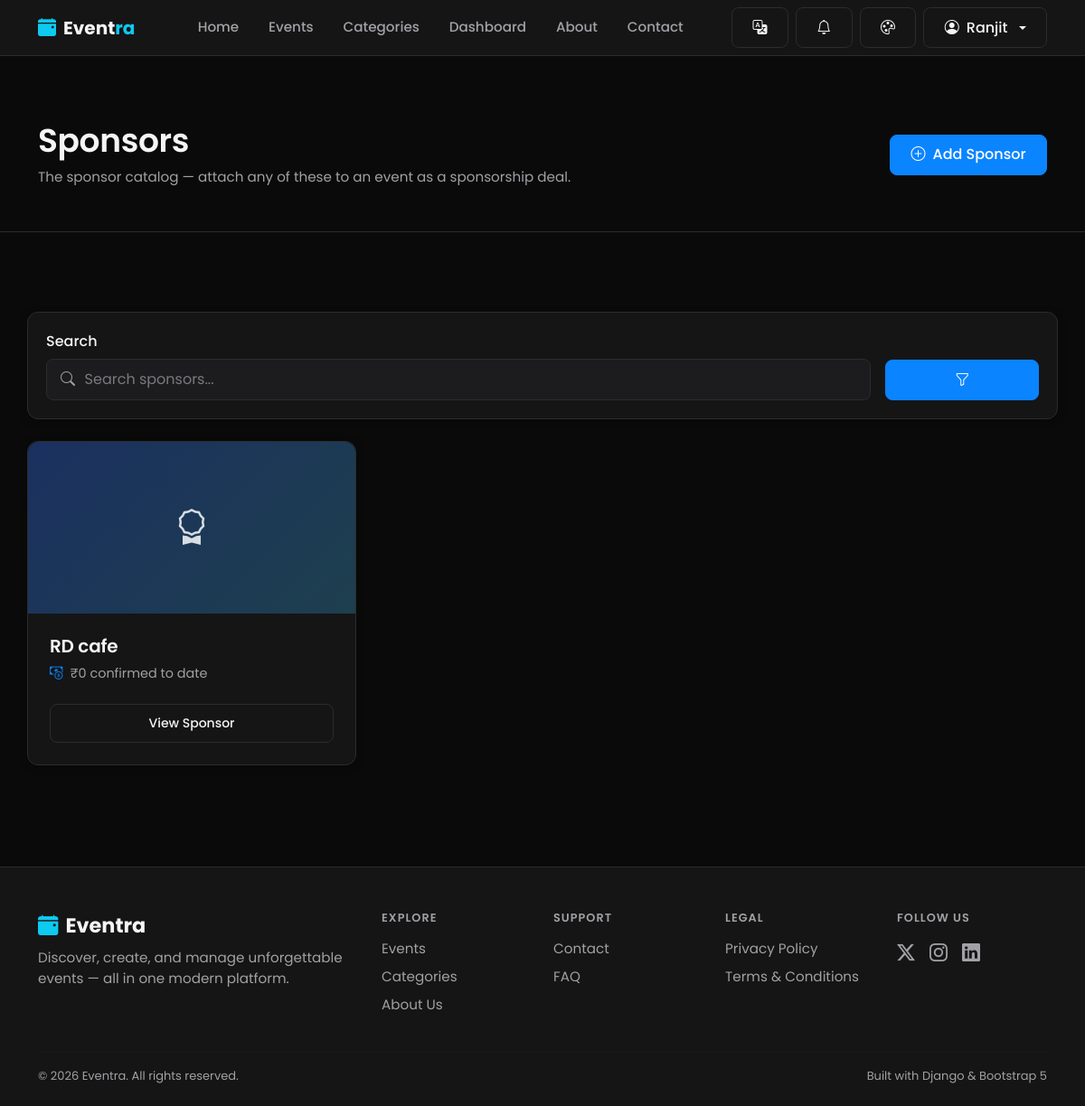
The page /sponsors/ (signed in) on the database its author committed.
### users/models.py (models this page shows, shortened)
class User(AbstractUser):
    SUPER_ADMIN = 'super_admin'
    ORGANIZER = 'organizer'
    STAFF = 'staff'
    VENDOR = 'vendor'
    VOLUNTEER = 'volunteer'
    PARTICIPANT = 'participant'
    ROLE_CHOICES = (
        (SUPER_ADMIN, 'Super Admin'),
        (ORGANIZER, 'Organizer'),
        (STAFF, 'Staff'),
        (VENDOR, 'Vendor'),
        (VOLUNTEER, 'Volunteer'),
        (PARTICIPANT, 'Participant'),
    )
    SELF_SERVICE_ROLES = (ORGANIZER, VENDOR, VOLUNTEER, PARTICIPANT)
    role = models.CharField(
        max_length=20,
        choices=ROLE_CHOICES,
        default=PARTICIPANT,
        help_text="Determines which dashboard and permissions the user gets.",
    )
    phone_number = models.CharField(max_length=15, blank=True)
    bio = models.TextField(max_length=300, blank=True)
    profile_image = models.ImageField(upload_to='profile_images/', blank=True, null=True)
    is_organizer = models.BooleanField(
        default=False,
        help_text="Organizers can create and manage events. Kept for backward "
                   "compatibility; automatically kept in sync with `role`."
    )
    created_at = models.DateTimeField(auto_now_add=True)
    @property
    def is_super_admin(self):
        return self.role == self.SUPER_ADMIN or self.is_superuser

### sponsors/models.py (models this page shows, shortened)
class Sponsor(models.Model):
    company_name = models.CharField(max_length=200)
    slug = models.SlugField(max_length=220, unique=True, blank=True)
    logo = models.ImageField(upload_to='sponsor_logos/', blank=True, null=True)
    website = models.URLField(blank=True)
    contact_person = models.CharField(max_length=150, blank=True)
    email = models.EmailField(blank=True)
    phone_number = models.CharField(max_length=15, blank=True)
    description = models.TextField(blank=True)
    is_active = models.BooleanField(
        default=True,
        help_text="Inactive sponsors are hidden from the picker when attaching a new sponsorship."
    )
    created_by = models.ForeignKey(
        settings.AUTH_USER_MODEL, on_delete=models.SET_NULL, null=True, blank=True,
        related_name='sponsors_created'
    )
    created_at = models.DateTimeField(auto_now_add=True)
    updated_at = models.DateTimeField(auto_now=True)
    class Meta:
        ordering = ['company_name']
    def get_absolute_url(self):
        return reverse('sponsors:sponsor_detail', kwargs={'slug': self.slug})
    @property
    def total_confirmed_amount(self):
        total = self.sponsorships.filter(
            status__in=EventSponsorship.CONFIRMED_STATUSES
        ).aggregate(models.Sum('amount'))['amount__sum']
        return total or 0

### sponsors/views.py (the view)
# urls.py: path('', views.sponsor_list, name='sponsor_list'),
@login_required
def sponsor_list(request):
    if not _can_browse_catalog(request.user):
        messages.error(request, "You don't have permission to view the sponsor catalog.")
        return redirect('dashboard:dashboard')
    sponsors = Sponsor.objects.all()
    can_manage_catalog = request.user.is_superuser or request.user.role in SPONSOR_CATALOG_ROLES
    if not can_manage_catalog:
        sponsors = sponsors.filter(is_active=True)
    query = request.GET.get('q', '').strip()
    if query:
        sponsors = sponsors.filter(
            Q(company_name__icontains=query) | Q(description__icontains=query)
        )
    paginator = Paginator(sponsors, 9)
    page_obj = paginator.get_page(request.GET.get('page'))
    context = {
        'page_obj': page_obj,
        'query': query,
        'can_manage_catalog': can_manage_catalog,
    }
    return render(request, 'sponsors/sponsor_list.html', context)

### currency/context_processors.py (called while the page is built)
def active_currency(request):
    return {
        'active_currency': get_active_currency(request),
        'available_currencies': Currency.objects.all(),
    }

### currency/models.py (called while the page is built)
    @classmethod
    def get_base(cls):
        return cls.objects.filter(is_base=True).first()

### currency/utils.py (called while the page is built)
def get_active_currency(request):
    code = request.session.get(SESSION_KEY)
    if code:
        currency = Currency.objects.filter(code=code).first()
        if currency:
            return currency
    base = Currency.get_base()
    if base:
        return base
    return Currency(code='INR', name='Indian Rupee', symbol='₹', rate_to_base=1, is_base=True)

### sponsors/views.py (called while the page is built)
def _can_browse_catalog(user):
    return user.is_authenticated and (user.is_superuser or user.can_manage_events)

### workflow/context_processors.py (called while the page is built)
def notifications(request):
    if not getattr(request, 'user', None) or not request.user.is_authenticated:
        return {}
    user_notifications = Notification.objects.filter(user=request.user)
    return {
        'nav_notifications': user_notifications[:6],
        'nav_unread_count': user_notifications.filter(is_read=False).count(),
    }

### templates/sponsors/sponsor_list.html (shortened to what this page needs)
{% extends 'base.html' %}
{% block content %}
<div class="page-hero">
  <div class="container d-flex justify-content-between align-items-center flex-wrap gap-3">
    <div>
      <h1>Sponsors</h1>
      <p class="text-muted-custom mb-0">The sponsor catalog — attach any of these to an event as a sponsorship deal.</p>
    </div>
    {% if can_manage_catalog %}
    <a href="{% url 'sponsors:sponsor_create' %}" class="btn btn-primary"><i class="bi bi-plus-circle me-2"></i>Add Sponsor</a>
    {% endif %}
  </div>
</div>
<div class="container section-sm">
  <div class="glass-card filter-bar mb-4">
    <form method="get" class="row g-3 align-items-end">
      <div class="col-md-10">
        <label class="form-label">Search</label>
        <div class="input-icon-group">
          <i class="bi bi-search form-icon"></i>
          <input type="text" name="q" value="{{ query }}" class="form-control" placeholder="Search sponsors...">
        </div>
      </div>
      <div class="col-md-2">
        <button type="submit" class="btn btn-primary w-100" title="Search"><i class="bi bi-funnel"></i></button>
      </div>
    </form>
  </div>
  <div class="row g-4">
    {% for sponsor in page_obj %}
    <div class="col-md-6 col-lg-4">
      <div class="glass-card event-card h-100 d-flex flex-column fade-in-up">
        {% if sponsor.logo %}
          <img src="{{ sponsor.logo.url }}" class="event-card-image" alt="{{ sponsor.company_name }}">
        {% else %}
          <div class="event-card-placeholder"><i class="bi bi-award"></i></div>
        {% endif %}
        <div class="event-card-body d-flex flex-column flex-grow-1">
          <h5 class="mb-2"><a href="{{ sponsor.get_absolute_url }}" class="text-reset">{{ sponsor.company_name }}</a></h5>
          <div class="event-meta"><i class="bi bi-cash-coin"></i> ₹{{ sponsor.total_confirmed_amount }} confirmed to date</div>
          <div class="mt-auto pt-3">
            <a href="{{ sponsor.get_absolute_url }}" class="btn btn-sm btn-outline-light w-100">View Sponsor</a>
          </div>
        </div>
      </div>
    </div>
    {% endfor %}
  </div>
</div>
{% endblock %}

### templates/includes/navbar.html (shortened to what this page needs)
{% load static i18n %}
<nav class="navbar navbar-expand-lg site-navbar sticky-top">
  <div class="container">
    <a class="navbar-brand fw-bold d-flex align-items-center gap-2" href="{% url 'pages:home' %}">
      <i class="bi bi-calendar-event-fill text-info"></i>
      <span>Event<span class="text-info">ra</span></span>
    </a>
    <div class="collapse navbar-collapse" id="mainNavbar">
      <ul class="navbar-nav mx-auto mb-2 mb-lg-0 gap-lg-1">
        <li class="nav-item"><a class="nav-link {% if request.resolver_match.view_name == 'pages:home' %}active{% endif %}" href="{% url 'pages:home' %}">{% trans "Home" %}</a></li>
        <li class="nav-item"><a class="nav-link" href="{% url 'events:event_list' %}">{% trans "Events" %}</a></li>
        <li class="nav-item"><a class="nav-link" href="{% url 'categories:category_list' %}">{% trans "Categories" %}</a></li>
        {% if user.is_authenticated %}
        <li class="nav-item"><a class="nav-link" href="{% url 'dashboard:dashboard' %}">{% trans "Dashboard" %}</a></li>
        {% endif %}
        <li class="nav-item"><a class="nav-link" href="{% url 'pages:about' %}">{% trans "About" %}</a></li>
        <li class="nav-item"><a class="nav-link" href="{% url 'pages:contact' %}">{% trans "Contact" %}</a></li>
      </ul>
      <div class="d-flex align-items-center gap-2">
        <div class="dropdown">
          <button class="btn btn-outline-light d-flex align-items-center gap-1" type="button" id="langSwitcherBtn" data-bs-toggle="dropdown" aria-expanded="false" title="{% trans 'Change language' %}">
            <i class="bi bi-translate"></i>
          </button>
        </div>
        {% if user.is_authenticated %}
        <div class="dropdown">
          <button class="btn btn-outline-light position-relative d-flex align-items-center" type="button" id="notifBellBtn" data-bs-toggle="dropdown" aria-expanded="false" title="Notifications">
            <i class="bi bi-bell"></i>
          </button>
        </div>
        {% endif %}
        <div class="dropdown">
          <button class="btn btn-outline-light d-flex align-items-center" type="button" id="themeSwitcherBtn" data-bs-toggle="dropdown" aria-expanded="false" title="Change theme">
            <i class="bi bi-palette"></i>
          </button>
        </div>
        {% if user.is_authenticated %}
          <div class="dropdown">
            <button class="btn btn-outline-light dropdown-toggle d-flex align-items-center gap-2" type="button" data-bs-toggle="dropdown" aria-expanded="false">
              <i class="bi bi-person-circle"></i> {{ user.first_name|default:user.username }}
            </button>
          </div>
        {% else %}
          <a href="{% url 'users:login' %}" class="btn btn-outline-light">{% trans "Login" %}</a>
          <a href="{% url 'users:signup' %}" class="btn btn-primary">{% trans "Sign Up" %}</a>
        {% endif %}
      </div>
    </div>
  </div>
</nav>

### static/css/style.css (style rules this page uses)
:root { --bg: #F7F7F8; --bg-elevated: #FFFFFF; --card: #FFFFFF; --card-hover: #F1F1F3; --input-bg: #FFFFFF; --input-bg-focus: #FFFFFF; --primary: #2563EB; --primary-hover: #1D4ED8; --secondary: #2563EB; --accent: #2563EB; --success: #16803C; --warning: #B7791F; --danger: #D92D20; --text: #111111; --text-muted: #6B6B6F; --text-faint: #8E8E93; --border: #E5E5E7; --radius: 12px; --radius-sm: 8px; --radius-lg: 16px; --shadow-soft: 0 8px 30px rgba(0, 0, 0, 0.06); --shadow-sm: 0 2px 10px rgba(0, 0, 0, 0.04); --space-1: 4px; --space-2: 8px; --space-3: 12px; --space-4: 16px; --space-5: 20px; --space-6: 24px; --space-8: 32px; --space-10: 40px; --space-12: 48px; --space-16: 64px; --fs-page-heading: 2.25rem; --fs-section-heading: 1.5rem; --fs-card-heading: 1.125rem; --fs-body: 0.95rem; --fs-secondary: 0.875rem; --fs-meta: 0.8125rem; }
* { box-sizing: border-box; }
html, body { height: 100%; }
body { background-color: var(--bg); color: var(--text); font-family: 'Poppins', -apple-system, BlinkMacSystemFont, 'Segoe UI', 'Helvetica Neue', Arial, sans-serif; min-height: 100vh; display: flex; flex-direction: column; transition: background-color 0.2s ease, color 0.2s ease; }
h1, h2, h3, h4, h5, h6 { font-weight: 600; letter-spacing: -0.01em; color: var(--text); }
h1 { font-size: var(--fs-page-heading); }
p, li { font-size: var(--fs-body); }
a { color: var(--primary); text-decoration: none; }
.text-muted-custom { color: var(--text-muted) !important; }
.section-sm { padding: 3rem 0; }
.page-hero { padding: 4.5rem 0 3rem; border-bottom: 1px solid var(--border); margin-bottom: 2.5rem; }
.page-hero h1 { font-size: 2.25rem; }
.glass-card { background: var(--card); border: 1px solid var(--border); border-radius: var(--radius); box-shadow: var(--shadow-sm); transition: transform 0.2s ease, box-shadow 0.2s ease, border-color 0.2s ease; }
.btn { border-radius: var(--radius-sm); font-weight: 500; padding: 0.6rem 1.4rem; transition: all 0.15s ease; }
.btn-primary { background: var(--primary); border: 1px solid var(--primary); box-shadow: none; }
.btn-outline-light { border-radius: var(--radius-sm); border-color: var(--border); color: var(--text); }
.site-navbar { background: var(--bg-elevated); border-bottom: 1px solid var(--border); transition: background-color 0.2s ease, border-color 0.2s ease; }
.site-navbar .navbar-brand, .site-navbar .navbar-brand span:not([class*="text-"]) { color: var(--text); }
.site-navbar .nav-link { color: var(--text-muted); font-weight: 500; padding: 0.55rem 0.9rem !important; }
.navbar-brand span { transition: color 0.2s ease; }
.nav-link { position: relative; }
.fade-in-up { animation: fadeInUp 0.5s ease both; }

### static/css/forms.css (style rules this page uses)
.form-control, .form-select { background-color: var(--input-bg); border: 1px solid var(--border); border-radius: var(--radius-sm); color: var(--text); padding: 0.65rem 1rem; }
.form-control::placeholder { color: var(--text-muted); opacity: .7; }
.form-label { font-weight: 500; margin-bottom: 0.4rem; color: var(--text); }
.input-icon-group { position: relative; }
.input-icon-group .form-icon { position: absolute; top: 50%; left: 1rem; transform: translateY(-50%); color: var(--text-muted); }
.input-icon-group .form-control { padding-left: 2.6rem; }

### static/css/events.css (style rules this page uses)
.event-card { overflow: hidden; }
.event-card-placeholder { height: 190px; width: 100%; border-radius: var(--radius) var(--radius) 0 0; background: linear-gradient(135deg, rgba(37, 99, 235, 0.35), rgba(56, 189, 248, 0.25)); display: flex; align-items: center; justify-content: center; font-size: 2.5rem; color: rgba(248, 250, 252, 0.85); }
.event-card-body { padding: 1.5rem; }
.event-meta { display: flex; align-items: center; gap: 0.5rem; color: var(--text-muted); font-size: 0.9rem; margin-bottom: 0.4rem; }
.event-meta i { color: var(--secondary); }
.filter-bar { padding: 1.25rem; }

### static/css/themes.css (style rules this page uses)
html[data-theme="dark"] { --bg: #0A0A0A; --bg-elevated: #151515; --card: #151515; --card-hover: #1C1C1E; --input-bg: #1C1C1E; --input-bg-focus: #202022; --primary: #0A84FF; --primary-hover: #3D9BFF; --secondary: #0A84FF; --accent: #0A84FF; --success: #30D158; --warning: #FFD60A; --danger: #FF453A; --text: #F5F5F7; --text-muted: #A1A1A6; --text-faint: #8E8E93; --border: #2C2C2E; --shadow-soft: 0 8px 30px rgba(0, 0, 0, 0.35); --shadow-sm: 0 2px 10px rgba(0, 0, 0, 0.25); }

### rows shown on the page
User: first_name "Ranjit"
Sponsor: company_name "RD cafe", total_confirmed_amount "0"
